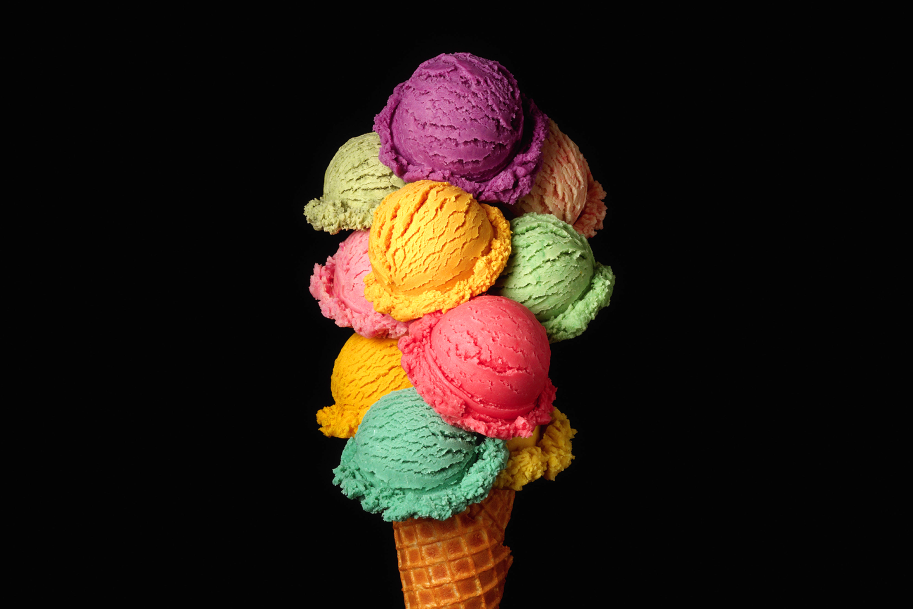
#> input picture mini/icecream cone/Image_1.jpg, 1825 x 1217 px, found by its file name (shown at 1/2 size); its folder holds 4 pictures in this run
$ jupyter execute --allow-errors Image_Classification.ipynb   (shell and % lines are left out)
#> lines starting #> are read from the running program, lines starting #| are printed output that depends on the picture
<a href="https://colab.research.google.com/github/megha1823/MINI-PROJECT/blob/main/Image_Classification.ipynb" target="_parent"></a>

**Image classification taking the  examples of cats,icecream and cars**

[cell 1]
from bing_image_downloader import downloader
downloader.download("icecream cone",limit = 30,output_dir = "images",adult_filter_off = True)
#> (this line was passed over: bing_image_downloader is not available in this run)

[cell 2]
downloader.download("cats",limit = 30,output_dir = "images",adult_filter_off = True)
#> (this line was passed over: bing_image_downloader is not available in this run)

[cell 3]
downloader.download("cars",limit = 30,output_dir = "images",adult_filter_off = True)
#> (this line was passed over: bing_image_downloader is not available in this run)
#> further down, img_array is the input picture: shape (1217, 1825, 3); mean R, G, B 37.5, 26.4, 18.9
#> `img_resized =resize(img_array,(150,150,3))`:
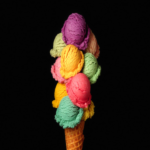
#> img_resized: shape (150, 150, 3) float64; mean R, G, B 0.147, 0.104, 0.074

[cell 4]
#Preprossessing of the data
import os
import matplotlib.pyplot as plt
import numpy as np
from skimage.io import imread
from skimage.transform import resize

output = []
images = []
flattened_data = []

DATADIRECTORY = '/content/images'
CATEGORIES = ['icecream cone','cats','cars']

#> (the rest of this cell did not finish here and is left out)

[cell 5]
flattened_data[0]

[cell 6]
len(flattened_data[0])

[cell 7]
150*150*3

[cell 8]
output

[cell 9]
np.unique(output,return_counts = True)

[cell 10]
unique,count = np.unique(output,return_counts = True)
plt.bar(CATEGORIES,count)
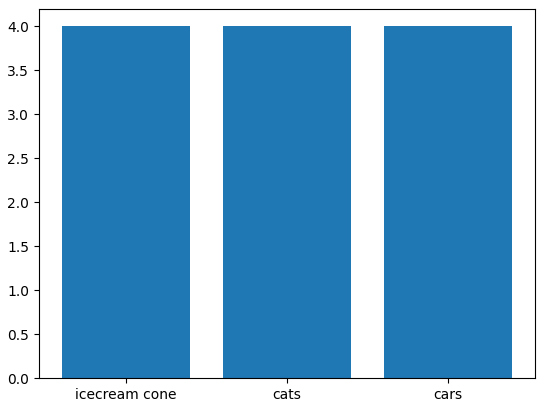
#> figure drawn by matplotlib, 1 panel
